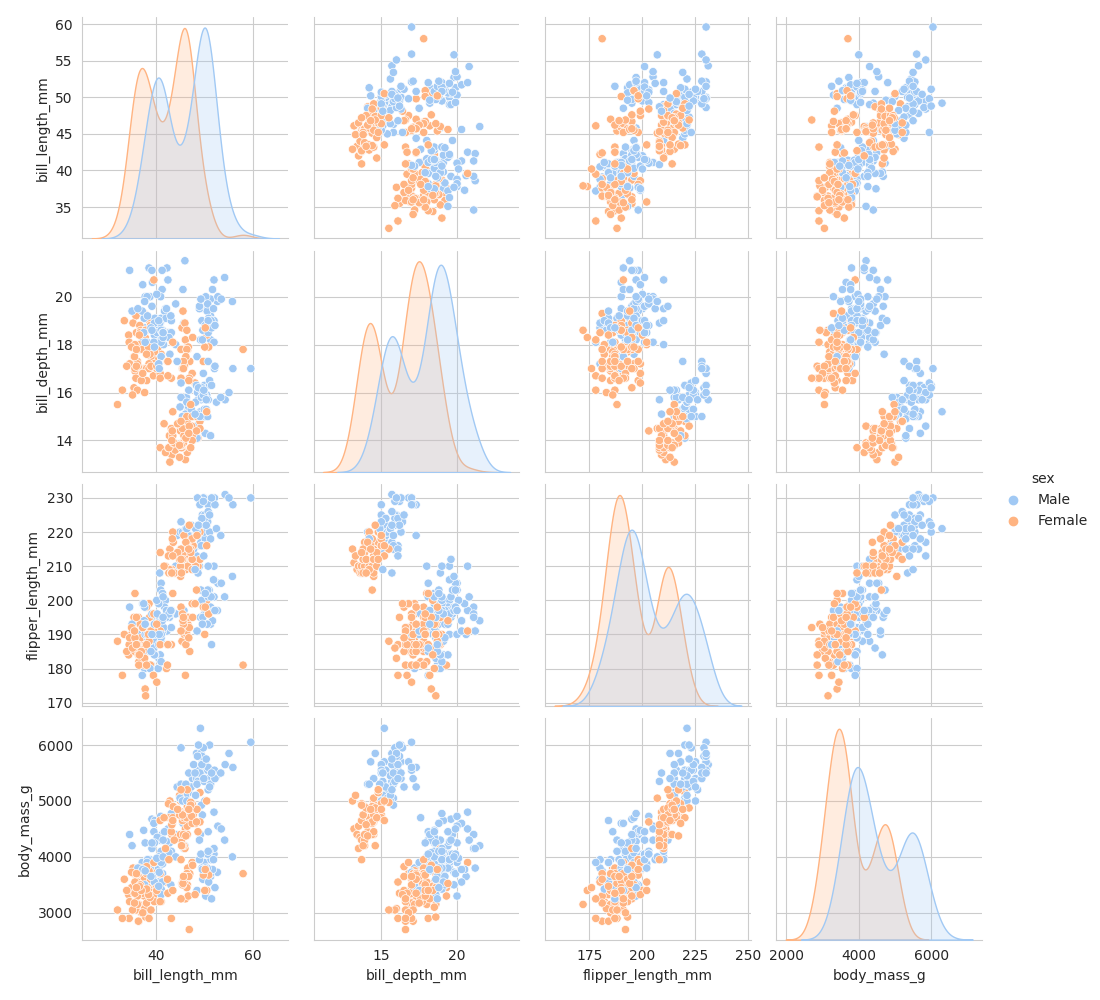

This figure's Python source:
with sns.axes_style('whitegrid'):

  grafico = sns.pairplot(data=penguim, hue="sex", palette="pastel")
  
  plt.savefig('penguins_sexo.png')


# Os machos tendem a ser maiores e mais pesados do que as fêmeas. Isso significa que os machos geralmente têm medidas corporais maiores do que as fêmeas, como o comprimento do bico (bill_length_mm) ou o comprimento das nadadeiras (flipper_length_mm). No entanto, também é comum que haja uma variação natural nessas medidas entre os pinguins.